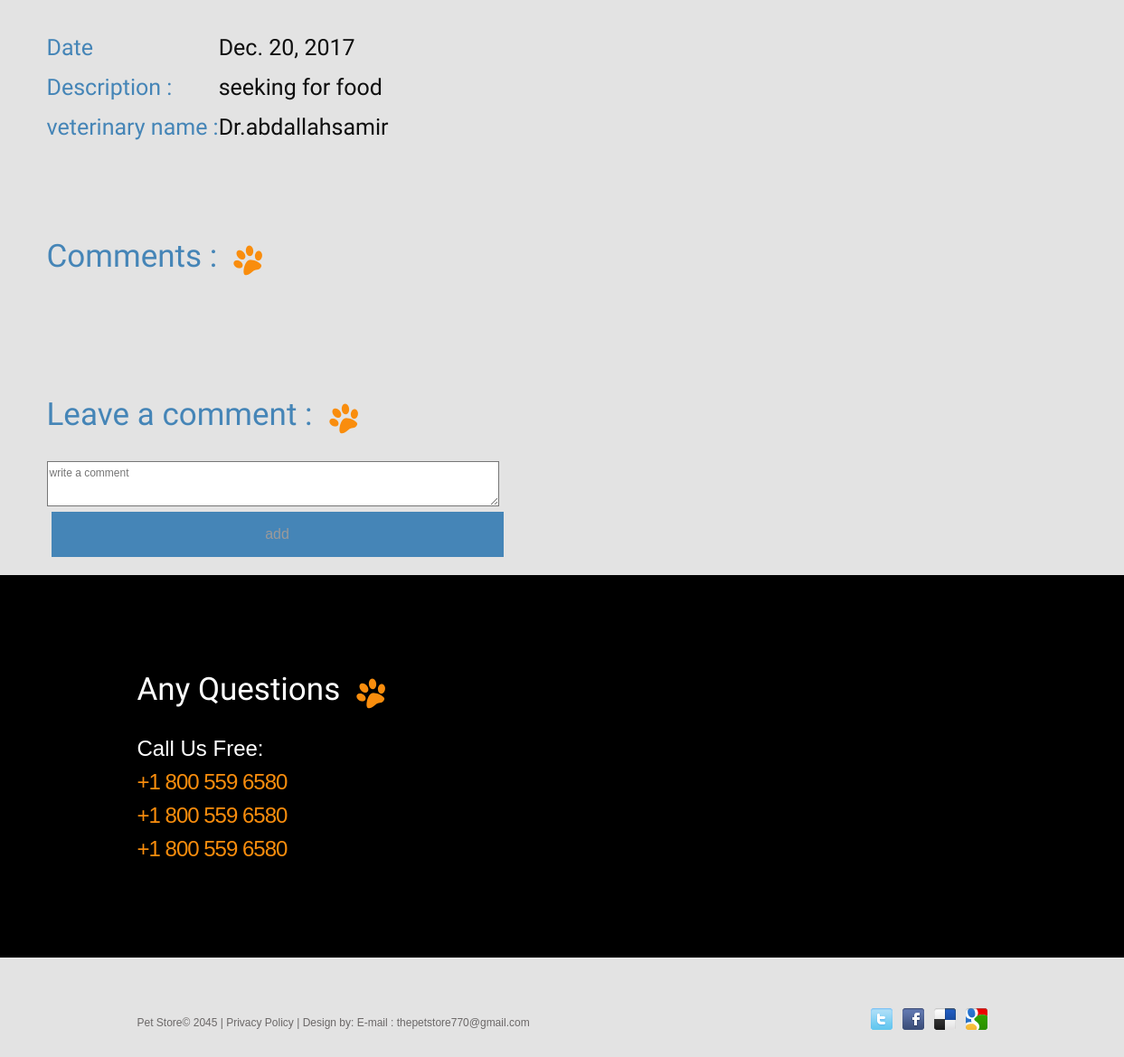
Before: /search/details/7/ (lower part) with the older database file.
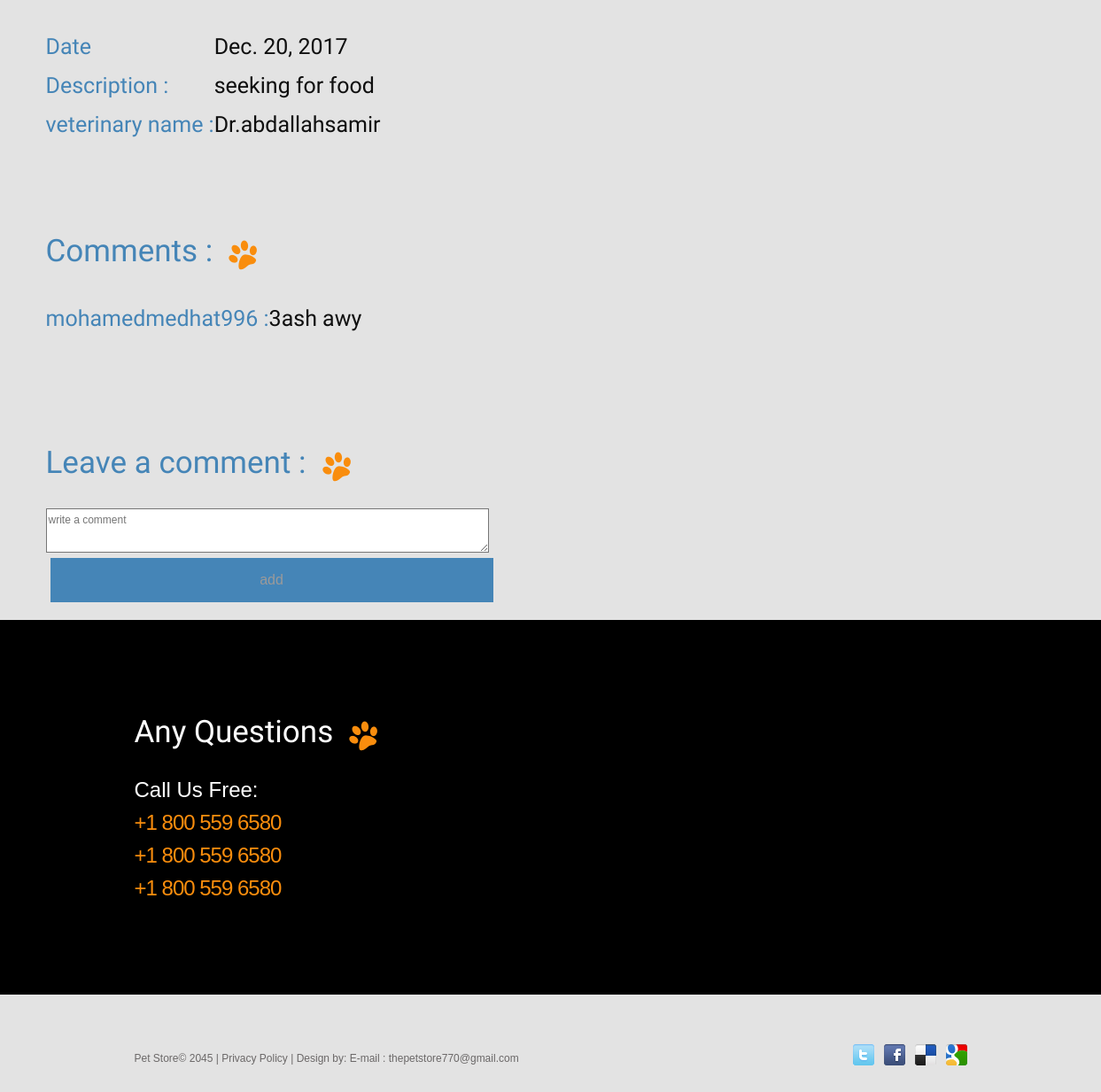
After: the same page with the newer database file.
### Home/models.py (models this page shows)
class HistoryRecord(models.Model):
    date = models.DateField(max_length=100)
    veterinary = models.CharField(max_length=500)
    description = models.CharField(max_length=90000)
    pet = models.ForeignKey(Pet, on_delete=models.CASCADE)

### Search/models.py (models this page shows, shortened)
class Comment(models.Model):
    body = models.CharField(max_length=5000)
    user = models.ForeignKey(Person, on_delete=models.CASCADE)
    pet = models.ForeignKey(Pet, on_delete=models.CASCADE)

### Search/views.py (the view)
# urls.py: path('details/<int:pet_pk>/', views.details),
def details(request, pet_pk):
    try:
        user = Person.objects.get(username=request.user)
    except:
        user = None
    pet = Pet.objects.get(pk=pet_pk)
    records = HistoryRecord.objects.filter(pet=pet)
    context = {
        'user': user,
        'pet': pet,
        'comments': pet.comment_set.all(),
        'records': records,
    }
    return render(request, 'details.html', context)

### templates/details.html (shortened to what this page needs)
{% extends 'Base.html' %}
{% load static %}
{% block body %}
    <head>
    </head>
    <div class="container">
        <div class="row">
            <div class="col-lg-8 col-md-8 col-sm-8 col-xs-8">
                <br><br>
                {% for record in records %}
                    <table>
                        <tr>
                            <td><h3 class="font">Date </h3></td>
                            <td><h3 class="fon">{{ record.date }}</h3></td>
                        </tr>
                        <tr>
                            <td><h3 class="font">Description : </h3></td>
                            <td><h3 class="fon">{{ record.description }}</h3></td>
                        </tr>
                        <tr>
                            <td><h3 class="font">veterinary name : </h3></td>
                            <td><h3 class="fon">{{ record.veterinary }}</h3></td>
                        </tr>
                    </table>
                {% endfor %}
                <h2> Comments :</h2>
                {% for comment in comments %}
                    {% if comment.user.pk == user.pk %}
                        <table>
                            <tr>
                                <td><h3 class="font">{{ comment.user.username }} : </h3></td>
                                <td><h3 class="fon"> {{ comment.body }}</h3></td>
                            </tr>
                        </table>
                        <form action="/search/details/addcomment/{{ pet.pk }}/{{ comment.pk }}/" method="post">
                            {% csrf_token %}
                            <button type="submit" style="color: red;">delete comment</button>
                        </form>
                    {% else %}
                        <table>
                            <tr>
                                <td><h3 class="font">{{ comment.user.username }} : </h3></td>
                                <td><h3 class="fon"> {{ comment.body }}</h3></td>
                            </tr>
                        </table>
                    {% endif %}
                {% endfor %}
                    <br>
                {% if user.is_active %}
                    <h2> Leave a comment : </h2>
                    <div style="margin-bottom: 20px;">
                    <form action="/search/details/addcomment/{{ pet.pk }}/1/" method="get">
                        <textarea name="body" placeholder="write a comment" style=" width: 500px; height: 50px"></textarea>
                        <br>
                        <input type="submit" value="add" style="width:500px; background-color: #4585b7;border: none;">
                    </form>
                {% else %}
                    <h2> Leave a comment : </h2>
                    <div style="margin-bottom: 20px;">
                    <form action="/home/login" method="get">
                        <textarea name="body" placeholder="write a comment" style=" width: 500px; height: 50px"></textarea>
                        <br>
                        <input type="submit" value="add" style="width:500px; background-color: #4585b7;border: none;">
                    </form>
                {% endif %}
                </div>
            </div>
        </div>
    </div>
    <div class="bottom_block" style="position: relative">
        <div class="container_12">
            <div class="grid_6">
                <h2> Any Questions </h2>
                <br>
                <div class="cont"> Call Us Free: <span>+1 800 559 6580</span> <span>+1 800 559 6580</span> <span>+1 800 559 6580</span>
                </div>
            </div>
        </div>
    </div>
{% endblock %}

### templates/Base.html (shortened to what this page needs)
{% load static %}
<!DOCTYPE html>
<html lang="en">
<head>
    <link rel="stylesheet" href="{% static "css/bootstrap.css" %}" type="text/css">
    <link rel="stylesheet" href="{% static "neww/css/style.css" %}">
    <link rel="stylesheet" href="{% static "neww/css/slider.css" %}">
    <link rel="stylesheet" href="https://cdnjs.cloudflare.com/ajax/libs/font-awesome/4.7.0/css/font-awesome.min.css">
</head>
<body class="page1">
{% block body %}
{% endblock %}
<footer>
    <div class="container_12">
        <div class="grid_12">
            <div class="socials"><a href="#"></a> <a href="#"></a> <a href="#"></a> <a href="#"></a></div>
            <p>Pet Store&copy; 2045 | <a href="#">Privacy Policy</a> | Design by: <a
                    href="">E-mail : thepetstore770@gmail.com</a></p>
        </div>
    </div>
</footer>
</body>
</html>

### static/neww/css/style.css (style rules this page uses)
html { width: 100%; }
* { -webkit-text-size-adjust: none; }
body { font: 12px/20px Arial, Helvetica, sans-serif; color:#9b9a9a; position:relative; min-width:960px; background: #e3e3e3; }
body.page1 { min-width: 1233px !important; }
h1, h2, h3, h4, h5, h6 { font-weight: normal; font-family: 'Paprika', cursive;; color: #fff; }
h2 { color: #4585b7; font-size: 30px; line-height: 34px; background: url(../images/icon1.png) right bottom no-repeat; display: inline-block; padding-right: 50px; padding-top: 104px; padding-bottom: 2px; margin-bottom: 30px; }
p { margin-bottom: 20px; }
a { text-decoration: none; color: inherit; outline: none; transition: 0.5s ease; -o-transition: 0.5s ease; -webkit-transition: 0.5s ease; }
.bottom_block { background: #000; padding-bottom: 108px; }
.bottom_block h2 { color: #fff; position: relative; top: 3px; }
.bottom_block .cont { color: #fff; font-size: 24px; line-height: 24px; padding-top: 5px; }
.bottom_block .cont span { padding-top: 13px; display: block; color: #f98d0d; letter-spacing: -1px; }
footer { display: block; padding: 56px 0; font-size: 12px; color: #6b6868; }
.socials { float: right; }
.socials a { float: left; width: 24px; height: 24px; display: block; float: left; background: url(../images/socials.png) 0 0 no-repeat; }
.socials a+a { background-position: -35px 0; }
.socials a+a+a { background-position: -70px 0; }
.socials a+a+a+a { background-position: right 0; }
.socials a+a { margin-left: 11px; }
footer p { margin-bottom: 0; padding-top: 6px; }

### static/neww/css/grid.css (style rules this page uses)
body { min-width: 960px; }
.container_12 { margin-left: auto; margin-right: auto; width: 960px; }
.grid_1, .grid_2, .grid_3, .grid_4, .grid_5, .grid_6, .grid_7, .grid_8, .grid_9, .grid_10, .grid_11, .grid_12 { display: inline; float: left; margin-left: 10px; margin-right: 10px; }
.container_12 .grid_6 { width: 460px; }
.container_12 .grid_12 { width: 940px; }
.clearfix:before, .clearfix:after, .container_12:before, .container_12:after { content: '.'; display: block; overflow: hidden; visibility: hidden; font-size: 0; line-height: 0; width: 0; height: 0; }
.clearfix:after, .container_12:after { clear: both; }
.clearfix, .container_12 { zoom: 1; }

### templates/Base.html (style rules this page uses)
input { display: inline-block; margin-left: 5px; margin-right: 2px; }
h3 { display: inline-block; color: #0f0f0f; font-weight: bold; font-size: 20px; }
.font { display: block; font-size: 20px; color: white; font-weight: bold; }

### templates/details.html (style rules this page uses)
h2 { font-size: 35px; line-height: 39px; }
.font { font-weight: normal; font-family: 'Paprika', cursive;; color: #4585b7; font-size: 25px; line-height: 29px; display: inline-block; padding-top: 10px; padding-bottom: 2px; margin-bottom: 3px; }
.fon { font-weight: normal; font-family: 'Paprika', cursive;; font-size: 25px; line-height: 29px; display: inline-block; padding-top: 10px; padding-bottom: 2px; margin-bottom: 3px; }
input, input::-webkit-input-placeholder { font-size: 16px; line-height: 3; }

Changed rows visible on the page:
added Comment: user.username "mohamedmedhat996", body "3ash awy"
